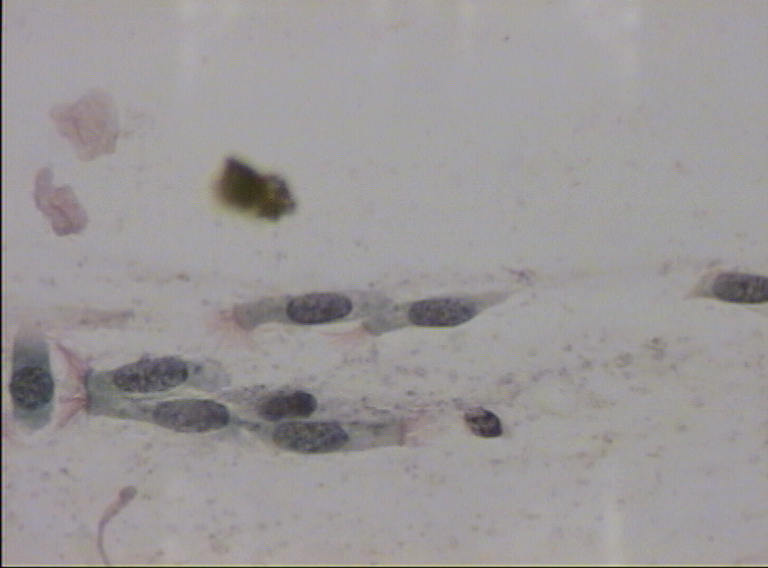
#> input picture test/cyl13.BMP, 768 x 568 px; its folder holds only this picture in this run
$ python -i ImageAnalysisPart1.py   (imports and definitions only)
#> lines starting #> are read from the running program, lines starting #| are printed output that depends on the picture; after the words box and inside, x2 and y2 are one past the last pixel; in counts of white or black regions, pixels touching at a corner belong together
# imports
import os
import toml
import numpy as np
import numba as nb
from typing import List
import matplotlib.pyplot as plt
import time
import os
from colorama import Fore, Style
from PIL import Image # Used only for importing and exporting images

total_start_time = time.time()

# resolution for images
ROWS = 768
COLS =  568
TotalPixels = ROWS * COLS
imageClasses = {}
imageClassesProcessTime = {}
temp = {}
trackMse = {}
imageNoisyGaussianPt = []
imageHistogramPt = []
imageSingleSpectrumPt = []
imageNoisySaltPepperPt = []
imageQuantizationMsePt = []
imageLinearFilterPt = []
imageMedianFilterPt = []
imageExport = []
plotExport = []

columnar = []
parabasal = []
intermediate = []
superficial = []
mild = []
severe = []

# timeit: decorator to time functions


# [79 lines left out: functions timeit, process_batch, groupImageClass, not called in this run]

def printMsg(msg: str, avg, ans):
    print(f'{Fore.YELLOW}{msg}{Style.RESET_ALL} \t{Fore.BLUE} {avg} \t {ans} {Style.RESET_ALL}')

# [112 lines left out: functions perf_metrics, process_image, not called in this run]

def histogram(image: np.array, bins) -> np.array:
    """Calculate histogram for specified image

    Args:
        image (np.array): input image
        bins ([type]): number of bins

    Returns:
        np.array: calculated histogram value
    """
    vals = np.mean(image, axis=0)
#> vals = 153.1
    # bins are defaulted to image.max and image.min values
    hist, bins2 = np.histogram(vals, bins, density=True)
#> hist = 256 values, max 1 at index 153, min 0 at index 0, mean 0.00392; bins2 = 257 values from 0 to 255
    return hist

def calculateHistogram(image: np.array):
    """Calculate histogram, Equalized image hostogram and quantized image for specified image

    Args:
        image ([type]): input image

    Returns:
        [type]: Histogram, Equalized Histogram , Quantized Image
    """
    maxval = 255.0
    bins = np.linspace(0.0, maxval, 257)
    flatImage = image.flatten()
    hist = histogram(flatImage, bins)
    equalized = equalize_histogram(flatImage, hist, bins)
    imgEqualized = np.reshape(equalized, image.shape)
    return hist, histogram(equalized, bins), imgEqualized

def equalize_histogram(image: np.array, hist: np.array, bins) -> np.array:
    cumsum = np.cumsum(hist)
#> cumsum = 256 values from 0 to 1
    nj = (cumsum - cumsum.min()) * 255
#> nj = 256 values from 0 to 256
    N = cumsum.max() - cumsum.min()
#> N = 1
    cumsum = nj / N
#> cumsum = 256 values from 0 to 255
    casted = cumsum.astype(np.uint8)
#> casted = 256 values from 0 to 255
    equalized = casted[image]
    return equalized

# [100 lines left out: functions image_quantization_mse, convertToSingleColorSpectrum, corruptImageGaussian, corruptImageSaltAndPepper, applyFilter, not called in this run]

""" def applyFilterMethod3(image: np.array, weightArray: np.array) -> np.array:
    rows, cols = image.shape
    height, width = weightArray.shape
    output = np.zeros((rows - height + 1, cols - width + 1))
    print(range(rows - height + 1))
    rrange = range(rows - height + 1)
    print(range(cols - width + 1))
    crange = range(cols - width + 1)
    print(range(height))
    rindex = len(rrange)
    index = 1
    for hheight in range(height):
        for wwidth in range(width):
            print(index)
            #imgval = image[rrange[:1][0] + hheight, crange[index: len(crange)][0] + wwidth]
            imgval = image[rrange[:1][0] + hheight, crange[:1][0] + wwidth]
            # imgval = image[rrange[:1] + hheight, crange[:1] + wwidth]
            filterval = weightArray[hheight, wwidth]
            output[:, :] += imgval * filterval
            index = index + 1

    return output """

# [89 lines left out: functions linearFilter, applyMedianFilter, medianFilter, exportImage, exportPlot, main, not called in this run]

# [2 lines not run here, left out]


>>> import cv2
>>> picture = cv2.imread('test/cyl13.BMP', cv2.IMREAD_GRAYSCALE)
>>> result = calculateHistogram(picture)
#> in calculateHistogram, `imgEqualized = np.reshape(equalized, image.shape)`:
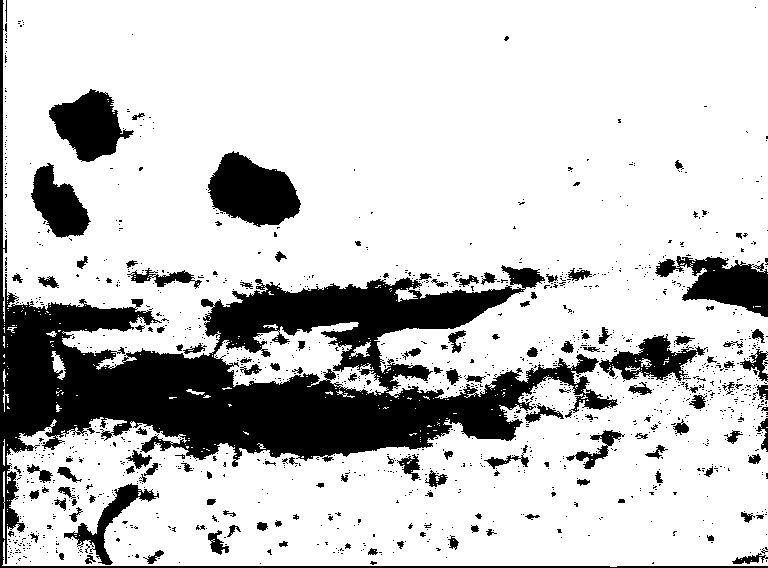
#> imgEqualized: shape (568, 768); 78.8% white; 1353 black regions (1214 under 20 px), largest, box (x1, y1, x2, y2) and area: (0, 0, 768, 568) 61505, (208, 151, 301, 227) 4632, (655, 256, 768, 317) 3555

$ run again, on test/super12.BMP
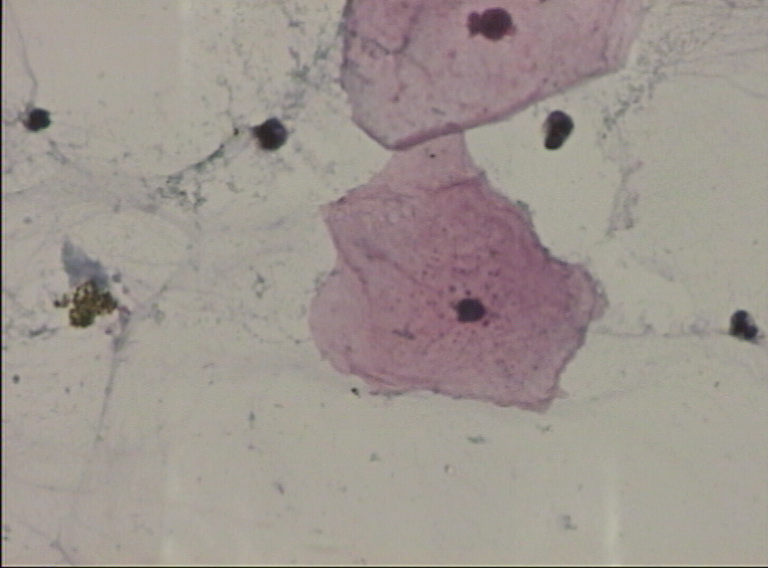
#> input picture test/super12.BMP, 768 x 568 px
#> `picture = cv2.imread('test/cyl13.BMP', cv2.IMREAD_GRAYSCALE)`:
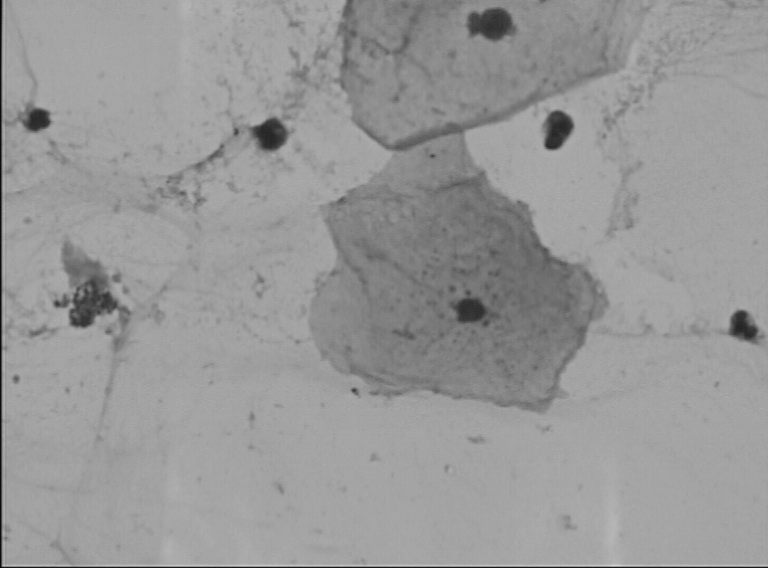
#> picture: shape (568, 768); min 3, max 210, mean 152.2
#> vals = 152.2
#> in histogram, `hist, bins2 = np.histogram(vals, bins, density=True)`: hist = 256 values, max 1 at index 152, min 0 at index 0, mean 0.00392; bins2 = 257 values from 0 to 255
#> in equalize_histogram, `cumsum = np.cumsum(hist)`: cumsum = 256 values from 0 to 1
#> nj = 256 values from 0 to 256
#> N = 1
#> in equalize_histogram, `cumsum = nj / N`: cumsum = 256 values from 0 to 255
#> in calculateHistogram, `imgEqualized = np.reshape(equalized, image.shape)`:
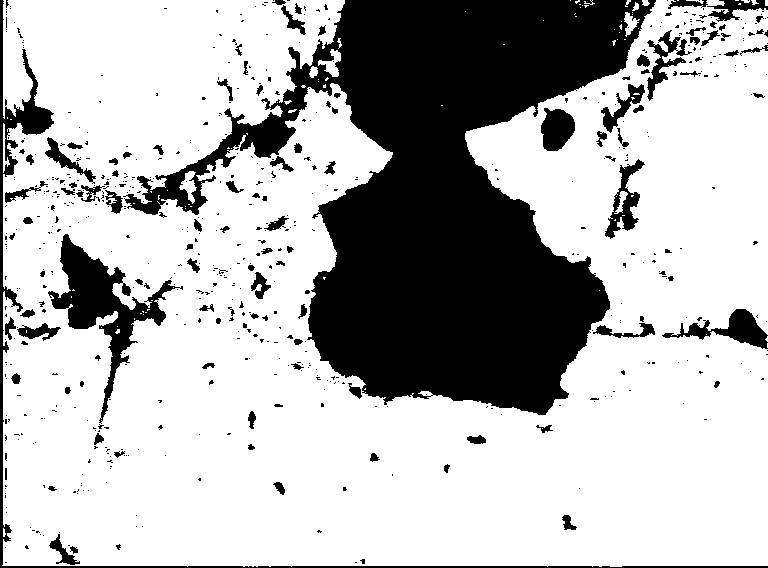
#> imgEqualized: shape (568, 768); 71.8% white; 631 black regions (523 under 20 px), largest, box (x1, y1, x2, y2) and area: (123, 0, 656, 415) 96565, (48, 234, 183, 424) 5955, (0, 0, 768, 568) 5168

$ run again, on test/super18.BMP
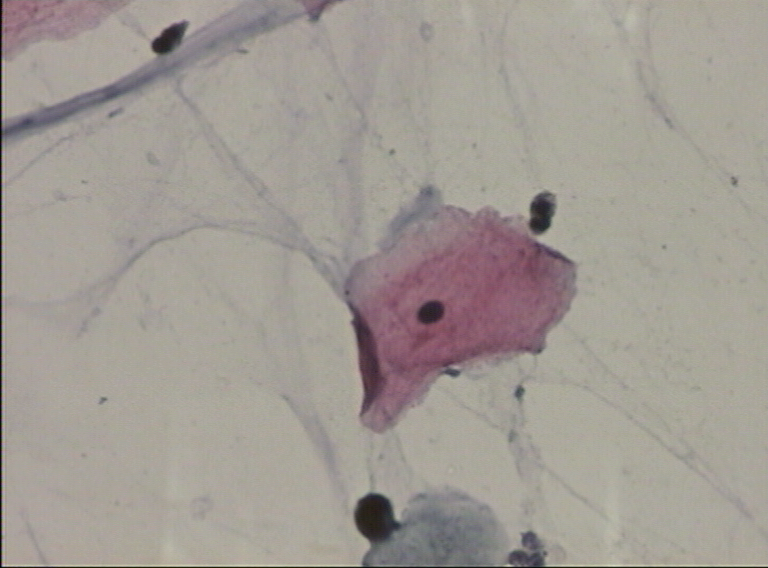
#> input picture test/super18.BMP, 768 x 568 px
#> `picture = cv2.imread('test/cyl13.BMP', cv2.IMREAD_GRAYSCALE)`:
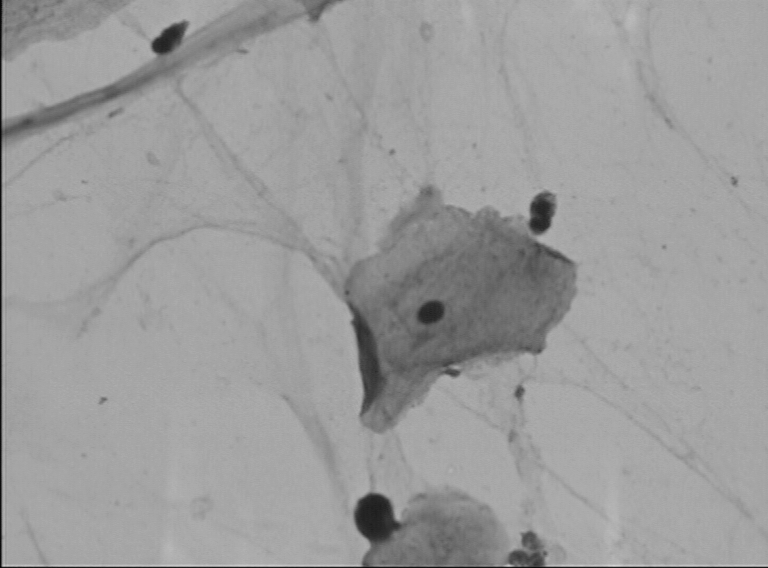
#> picture: shape (568, 768); min 4, max 212, mean 156.2
#> vals = 156.2
#> in histogram, `hist, bins2 = np.histogram(vals, bins, density=True)`: hist = 256 values, max 1 at index 156, min 0 at index 0, mean 0.00392; bins2 = 257 values from 0 to 255
#> in equalize_histogram, `cumsum = np.cumsum(hist)`: cumsum = 256 values from 0 to 1
#> nj = 256 values from 0 to 256
#> N = 1
#> in equalize_histogram, `cumsum = nj / N`: cumsum = 256 values from 0 to 255
#> in calculateHistogram, `imgEqualized = np.reshape(equalized, image.shape)`:
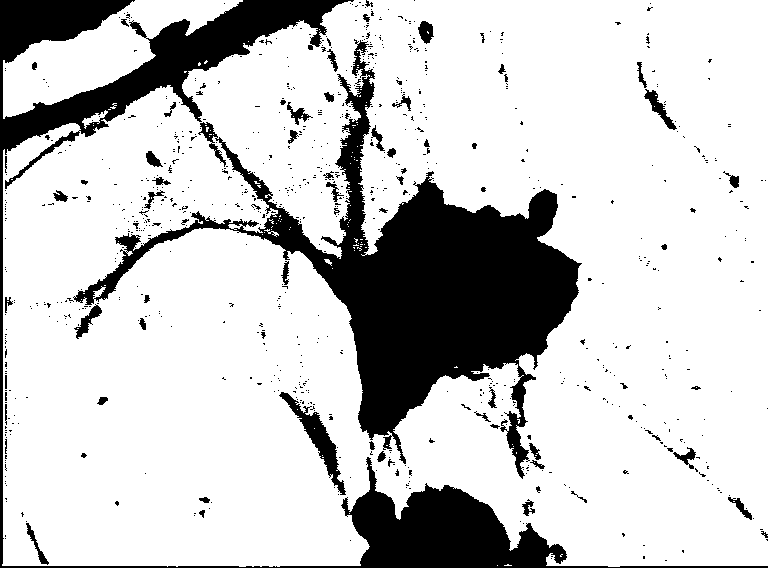
#> imgEqualized: shape (568, 768); 79.6% white; 832 black regions (760 under 20 px), largest, box (x1, y1, x2, y2) and area: (73, 39, 582, 479) 47782, (0, 0, 768, 568) 32706, (279, 392, 346, 495) 1440
